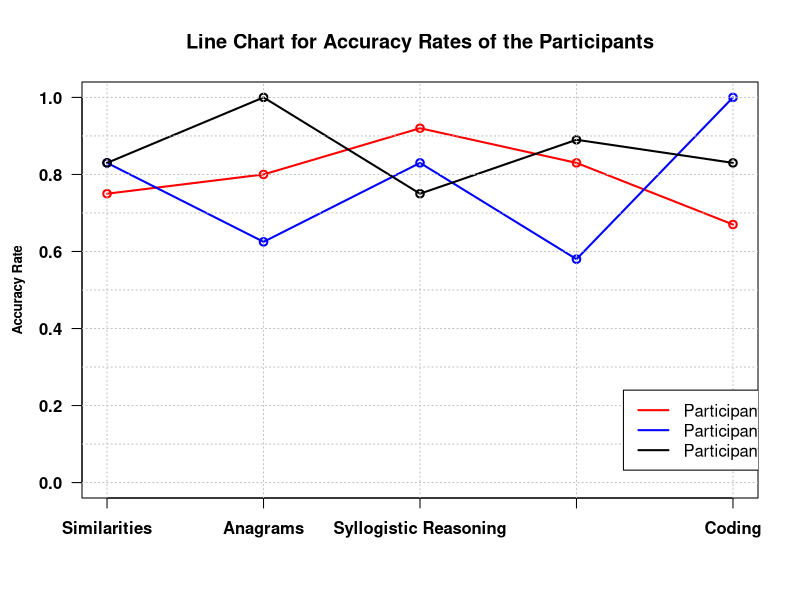

Source code (R):
accu1 <- c(75,80,92,83,67)/100
accu2 <- c(83,62.5,83,58,100)/100
accu3 <- c(83,100,75,89,83)/100

plot(accu1,type = "o",col = "red",
     main="Line Chart for Accuracy Rates of the Participants",
     xaxt = "none", yaxt = "none", lwd = 2, ylim = c(0,1), xlab = " ", 
     ylab = " ")

lines(accu2, type = "o", col = "blue", lwd = 2)
lines(accu3, type = "o", col = "black", lwd = 2)

axis(1, at=1:5, labels=c("Similarities","Anagrams","Syllogistic Reasoning",
                         "Data Sufficiency","Coding"), font = 2)
axis(2, at=seq(0,1,0.2), las = 2, font = 2)

abline(h=seq(0,1,0.1), v=seq(1,5, 1), lty=3, col="gray")
mtext(side=2, line=2, "Accuracy Rate\n", col="black", 
      font=2,cex=0.8)

legend(4.3, 0.24, legend=c("Participant 1", "Participant 2", "Participant 3"),
       col=c("red", "blue","black"), lty=1, cex=1, lwd = 2)